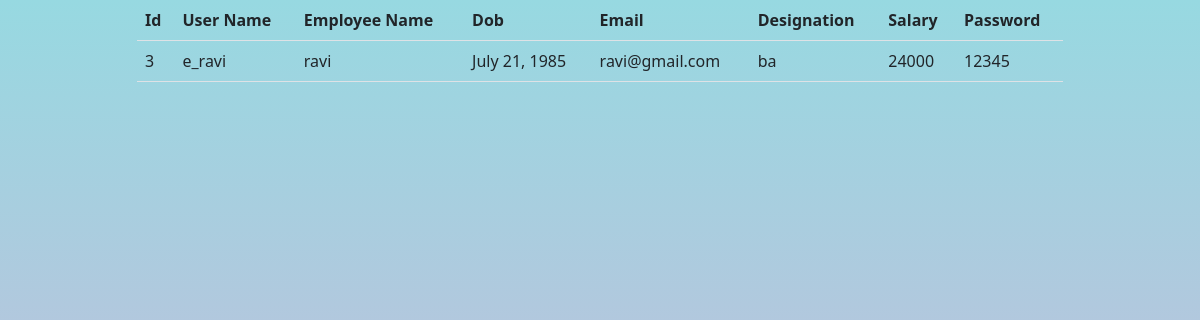
Screenshot of /employee/details/3 with the database file from the repository.
### employee/models.py (models this page shows)
class Employees(models.Model):
    employee_name=models.CharField(max_length=80)
    email=models.EmailField(max_length=80,unique=True)
    user_name=models.CharField(max_length=120,unique=True)
    password=models.CharField(max_length=100)
    salary=models.CharField(max_length=9)
    designation=models.CharField(max_length=50)
    dob=models.DateField(auto_now_add=False)

### employee/views.py (the view)
# urls.py: path("details/<int:id>",views.EmployeeDetailView.as_view(),name="details"),
class EmployeeDetailView(View):
    def get(self,request,*args,**kwargs):
        id=kwargs.get("id")
        emp=Employees.objects.get(id=id)
        return render(request,"employeedetails.html",{"empdetails":emp})

### employee/templates/employeedetails.html (shortened to what this page needs)
<!DOCTYPE html>
{%load static%}
<html lang="en">
<head>
<link href="https://cdn.jsdelivr.net/npm/bootstrap@5.1.3/dist/css/bootstrap.min.css" rel="stylesheet">
    <link rel="stylesheet" href="{%static 'css/style.css'%}">
</head>
<body>
<div class="container">
    <div class="row">
        <div class="col-1"></div>
        <div class="col-10">
            <table class="table">
                <tr>
                    <th>Id</th>
                    <th>User Name</th>
                    <th>Employee Name</th>
                    <th>Dob</th>
                    <th>Email</th>
                    <th>Designation</th>
                    <th>Salary</th>
                    <th>Password</th>
                </tr>
                <tr>
                    <td>{{empdetails.id}}</td>
                    <td>{{empdetails.user_name}}</td>
                    <td>{{empdetails.employee_name}}</td>
                    <td>{{empdetails.dob}}</td>
                    <td>{{empdetails.email}}</td>
                    <td>{{empdetails.designation}}</td>
                    <td>{{empdetails.salary}}</td>
                    <td>{{empdetails.password}}</td>
                </tr>
            </table>
        </div>
        <div class="col-1"></div>
    </div>
</div>
</body>
</html>

### employee/static/css/style.css (style rules this page uses)
body { height:100vh; background-color: #D9AFD9; background-image: linear-gradient(0deg, #D9AFD9 0%, #97D9E1 100%); }

### rows the page displays
Employees: id "3", user_name "e_ravi", employee_name "ravi", dob "July 21, 1985", email "ravi@gmail.com", designation "ba", salary "24000", password "12345"
